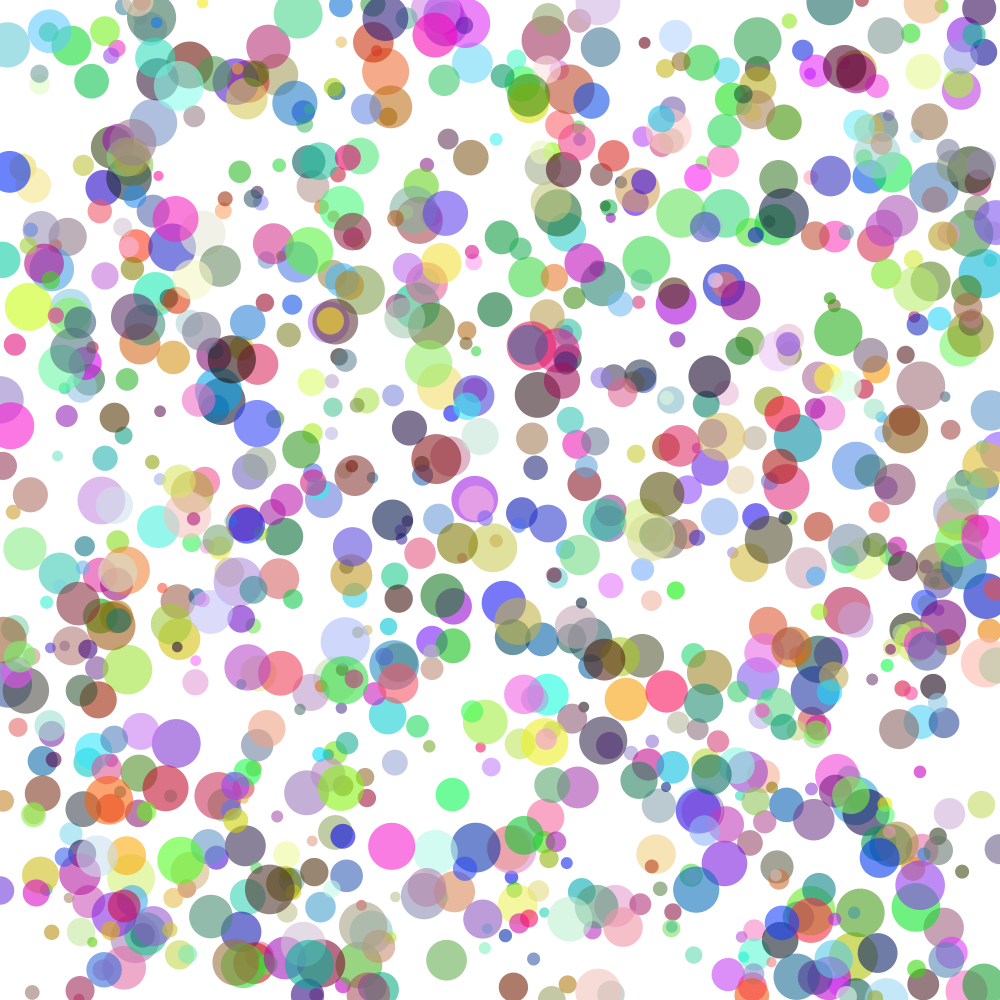
Frame 1 (no input)
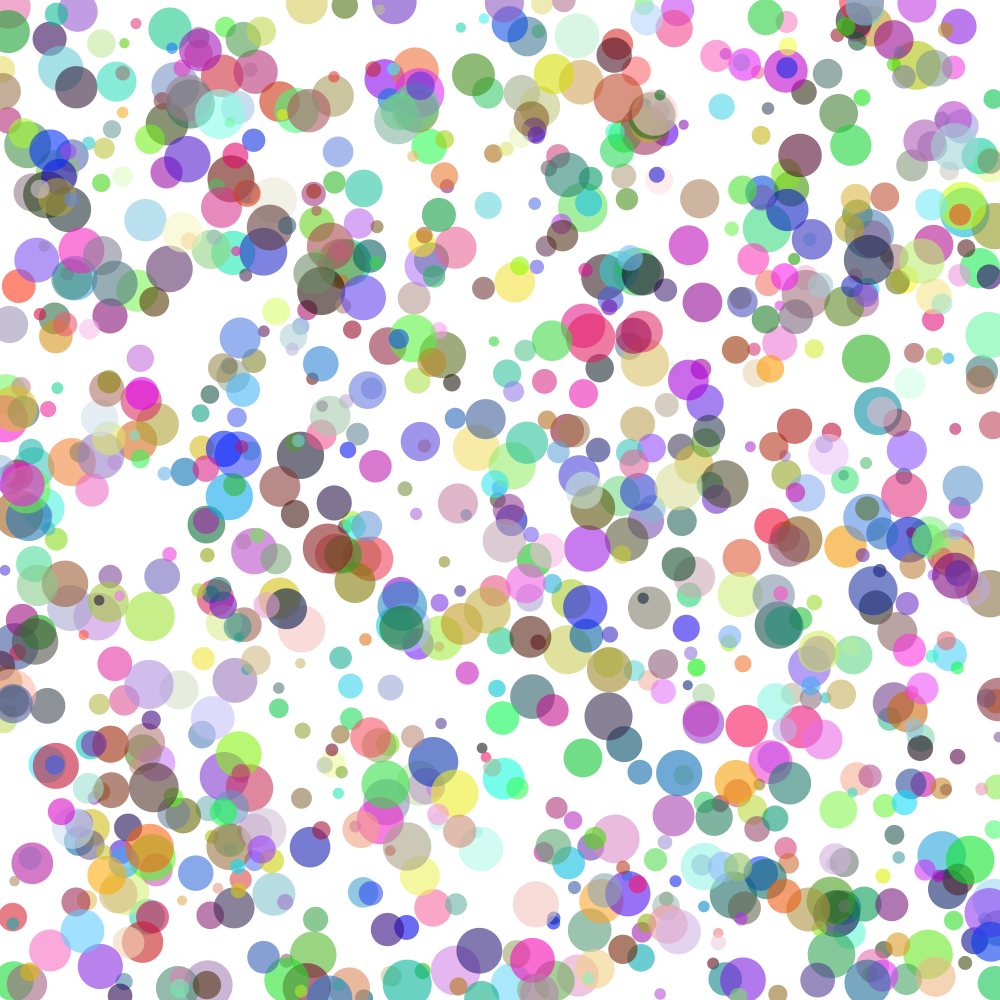
Frame 60 (the mouse pressed at the canvas centre just before this capture)
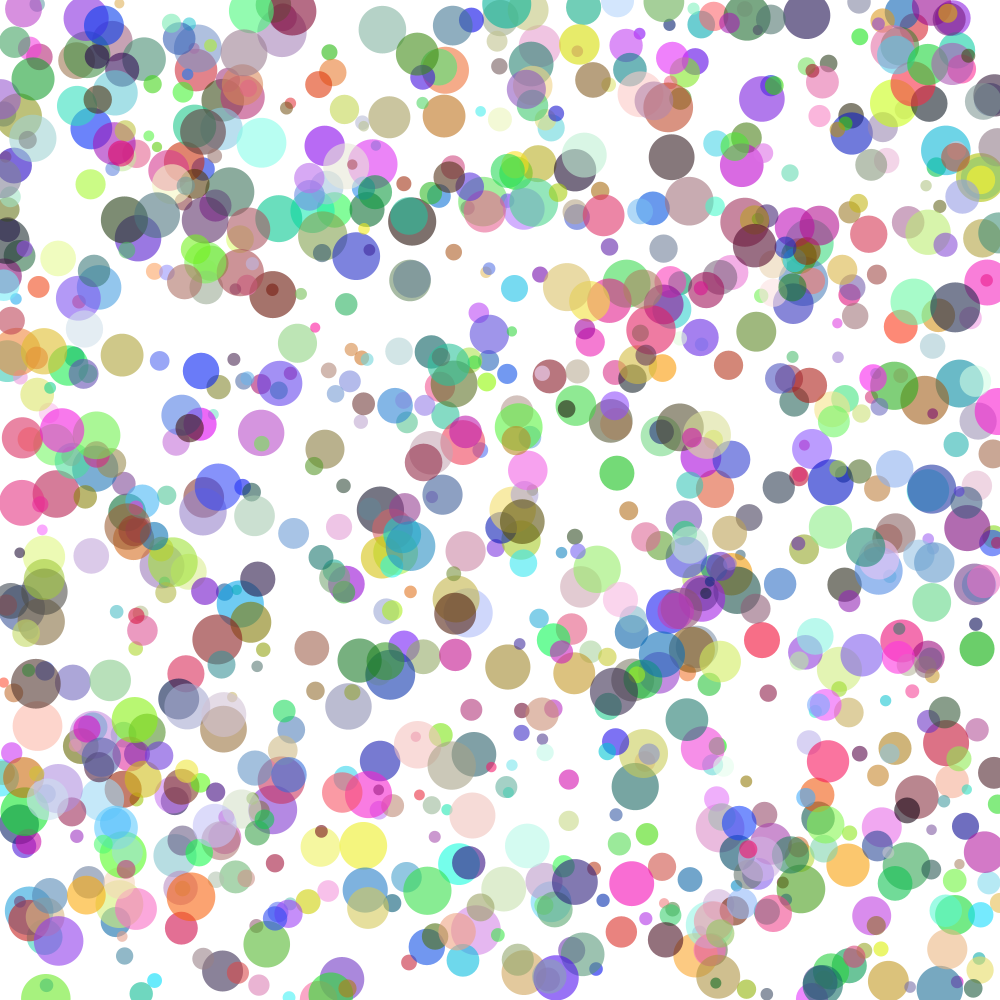
Frame 120 (the mouse held since frame 60 and released just before this capture)

The Processing sketch that drew these frames (run headless with seeded random() and noise(); from frame 60 on, the mouse is pressed at the canvas centre):

// Processing sketch: lec12_231206_particles
// ── lec12_231206_particles.pde
boolean savedImage = false;

// ArrayList to store particles
ArrayList<Particle> particles;

void setup() 
{
  size(1000, 1000); // Set canvas size
  particles = new ArrayList<>(); // Initialize ArrayList for particles
  
  // Create multiple particles and add them to the list
  int numParticles = 1000;
  for (int i = 0; i < numParticles; i++) 
  {
    // Randomize particle attributes: position, size, color
    float x = random(width);
    float y = random(height);
    float size = random(10, 50);
    color col = color(random(0, 255), random(0, 255), random(0, 255), 150);
    
    // Create a particle with random attributes and add it to the list
    Particle p = new Particle(x, y, size, col);
    particles.add(p);
  }
}

void draw() 
{
  background(255); // Set canvas background
  
  // Update and display each particle
  for (Particle p : particles) 
  {
    p.update(); // Update particle position
    p.display(); // Display particle on the canvas
  }
  
  // Save the output as an image file (if not already saved)
  if (!savedImage) 
  {
    save("particles.png"); // Save the image
    savedImage = true; // Set the flag to indicate the image has been saved
  }
}

// Particle class to represent individual particles
class Particle 
{
  float x, y; // Position variables
  float size; // Size of the particle
  float xSpeed, ySpeed; // Speed variables for movement
  color col; // Color of the particle
  
  // Constructor to initialize particle attributes
  Particle(float pX, float pY, float pSize, color pCol) 
  {
    x = pX;
    y = pY;
    size = pSize;
    col = pCol;
    xSpeed = random(-2, 2); // Random horizontal speed
    ySpeed = random(-2, 2); // Random vertical speed
  }
  
  // Method to update particle position
  void update() 
  {
    x += xSpeed; // Update x-coordinate based on horizontal speed
    y += ySpeed; // Update y-coordinate based on vertical speed
    
    // Wrap around screen edges
    if (x > width) x = 0;
    if (x < 0) x = width;
    if (y > height) y = 0;
    if (y < 0) y = height;
  }
  
  // Method to display the particle
  void display() 
  {
    noStroke();
    fill(col);
    ellipse(x, y, size, size);
  }
}
